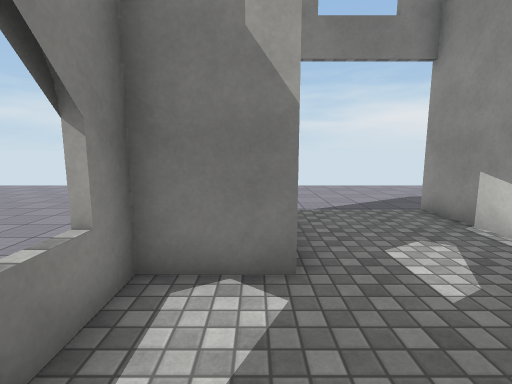
[1] (above)

15 first-person views from a walk through a scene from a Unity 3-D project. The camera is 1.5 m above the floor, tilts 8° down and sees 85° across. The floor is counted in squares, 1 m on a side. Each view is taken from the middle of a square. On the plan, view 1 faces up. The plan holds only what a view shows up to about 14 squares ahead; the rest is blank. The place goes on beyond the plan. The player character is not drawn. Door leaves are left out, so doorways stand open. Surface patterns are stand-ins for the level's own textures.

[2]
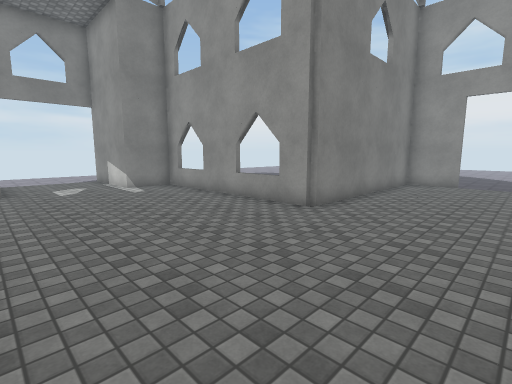

[3]
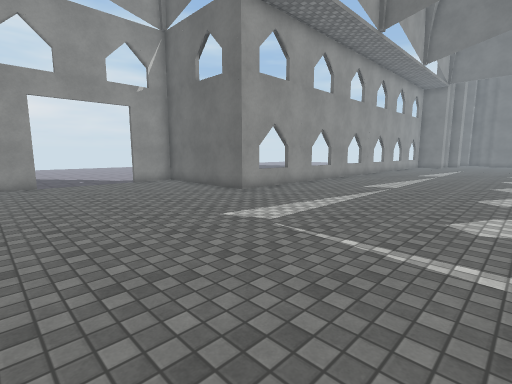

[4]
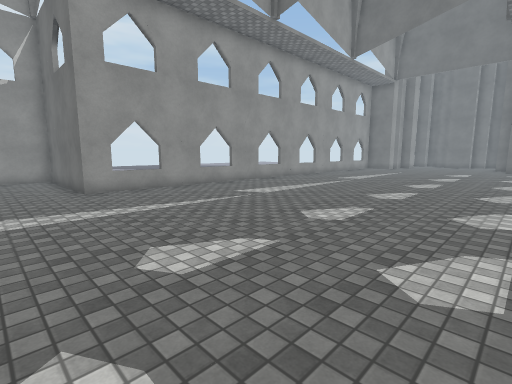

[5]
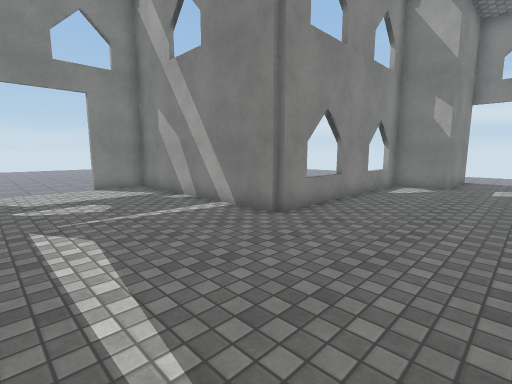

[6]
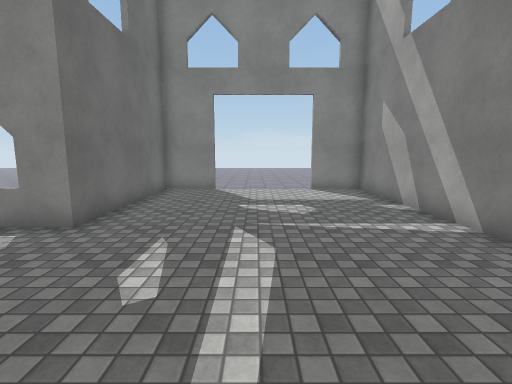

[7]
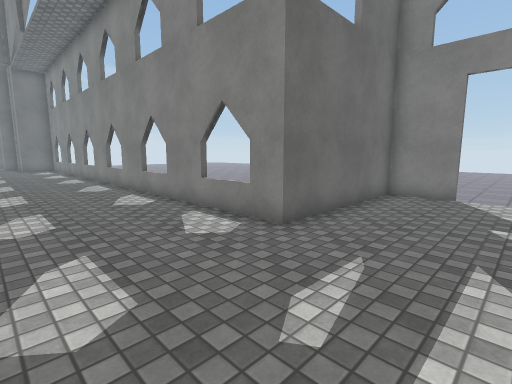

[8]
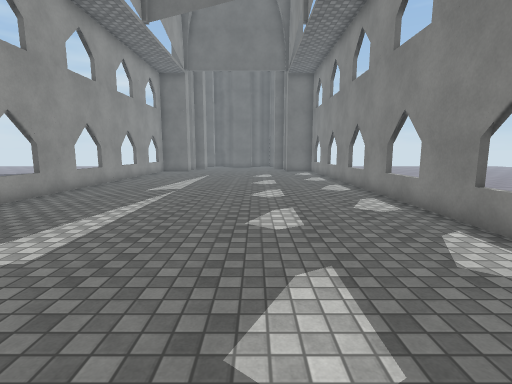

[9]
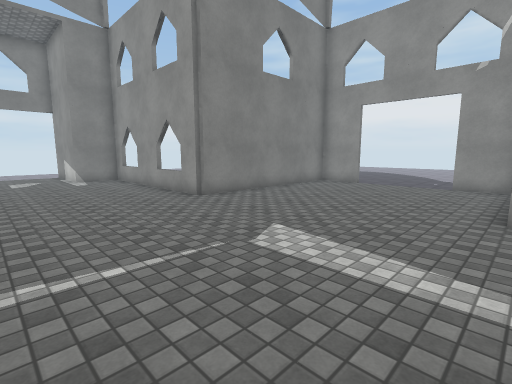

[10]
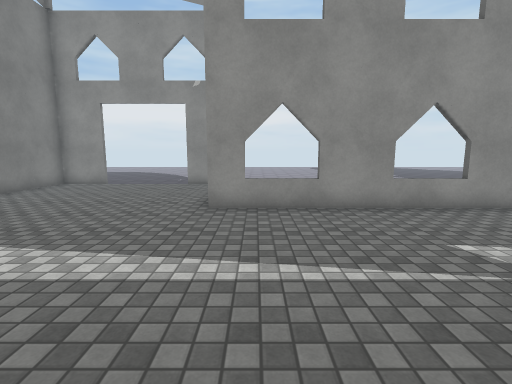

[11]
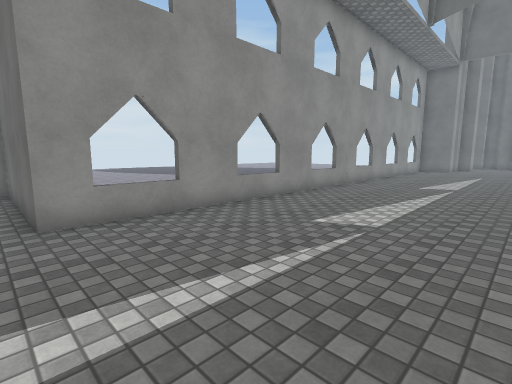

[12]
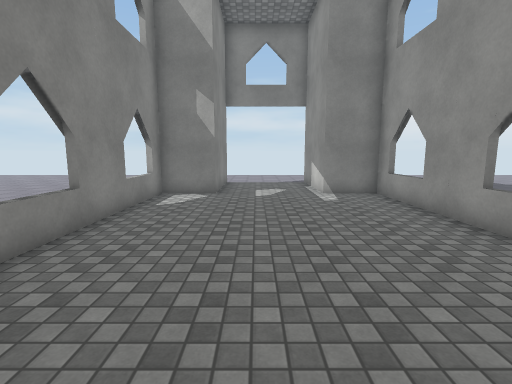

[13]
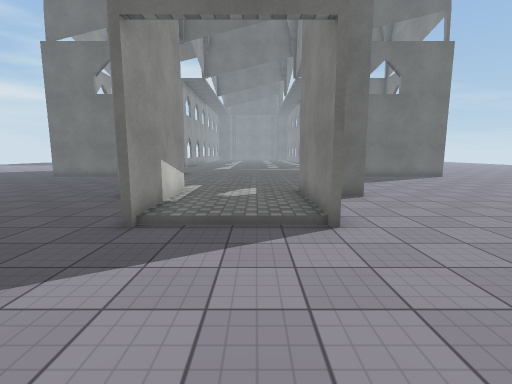

[14]
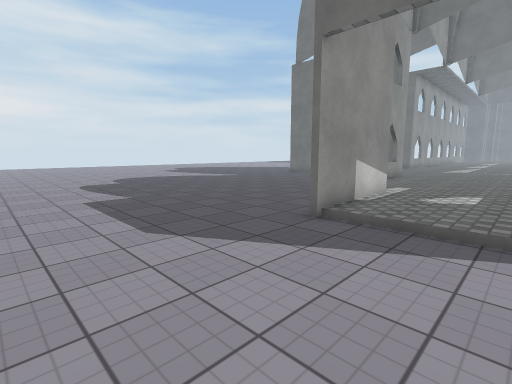

[15]
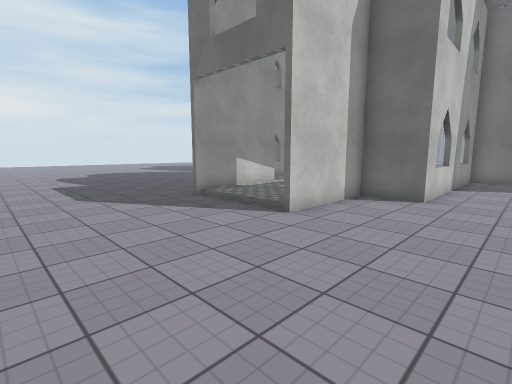

### Floor plan
Key: @ floor where view 1 was taken; # wall or solid block; . main floor; - floor 0.25 m lower than the main floor; D open door; = window, fence, low wall or low ledge.
Columns run from 11 left of view 1 to 16 right of it. Each row starts with its distance up from view 1.
 14 --            ------
 13 ---    - ---------------
 12 ----    --------------------
 11  ---   ---------------------
 10   ---  ---------------------
  9    --- ---------------------
  8    ---------DDDD-----------
  7  ----------#DDDD#---------
  6  ----------#....#---------
  5   ---------#....#-------
  4    --------#....#------
  3     -----###....###----
  2    ------=........=-----
  1   -------=........=------
  0  --------#.@......# ------
 -1  --------#........# ------
 -2         -=........=
 -3         -=........=
 -4         -#........#
 -5  #########........#########
 -6  #........................#
 -7 -D.......................DD
 -8 -D.......................DD
 -9 -D.......................DD
-10 -D.......................DD
-11 -#........................#
-12  #........................#
-13  #######............#######
-14        =............=
-15        =............=
-16        #............#
-17        #............#
-18        =............=
-19        =............=
-20        #............#
-21        #............#
-22        =............=
-23        =............=
-24        #............#
-25        #............#
-26        =............=
-27        =............=
-28        #............#

Positions as (right, up) in squares from view 1, and headings:
1: (0, 0), facing up
2: (0, -9), facing up-right
3: (0, -5), facing down-right
4: (-3, -10), facing down-right
5: (3, -10), facing up-left
6: (2, -9), facing left
7: (1, -9), facing down-left
8: (1, -14), facing down
9: (1, -13), facing up-right
10: (1, -14), facing right
11: (2, -12), facing down-right
12: (2, -7), facing up
13: (2, 13), facing down
14: (1, 13), facing down-right
15: (-4, 13), facing down-right
